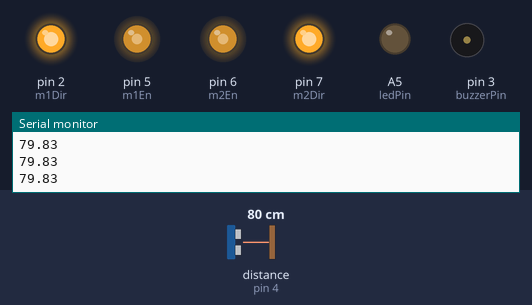
Bench run of a sketch on a simulated Arduino Nano, built with avr-gcc and run on an emulated ATmega328P. On the bench: output pins drawn as LEDs (lit = HIGH), buzzer (waves = sounding, pin HIGH), the last lines printed to the serial monitor. Wiring (inferred from the names in the program): ultrasonic range finder: trigger pin 8; echo pin 4. Dashed ring = blinking. The inputs (shaded band) are chosen by the test bench; at power-on: distance to the obstacle (sensor on pin 4) 80 cm. The echo pulse lasts 58.3 µs per cm; pins used as bus, display or sensor lines are not drawn.

Above: at 1.2 s.
1.3 s: distance to the obstacle (sensor on pin 4) set to 17 cm
2.8 s: distance to the obstacle (sensor on pin 4) set to 13 cm
At 3.08 s:
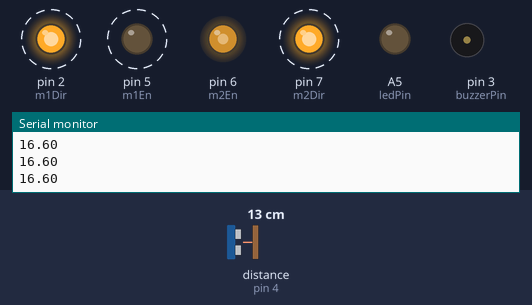
5.8 s: distance to the obstacle (sensor on pin 4) set to 18 cm
At 7.1 s:
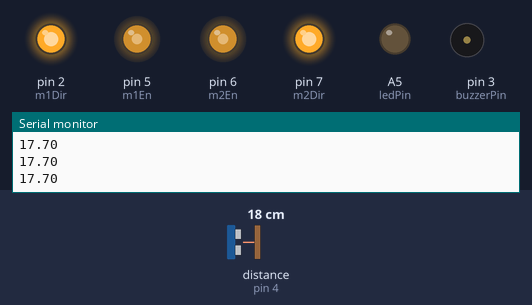
7.5 s: distance to the obstacle (sensor on pin 4) set to 2 cm
At 7.58 s:
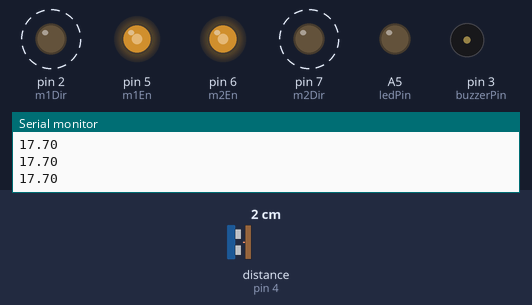
Timing chart, 0 to 11.5 s (numbered marks = the images above; inputs shaded):
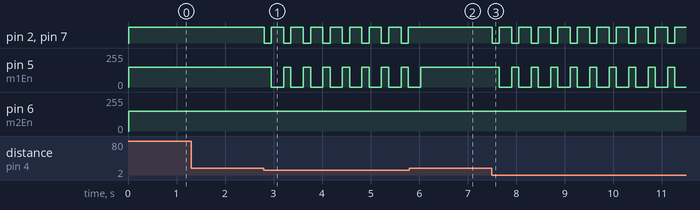

Measured:
- the behaviour switches between 16 and 15 cm on distance to the obstacle (sensor on pin 4) (found by bisection; images 0 and 1)
- after the input at 2.8 s, pin 2 (m1Dir), pin 7 (m2Dir): alternates HIGH for 0.25 s and LOW for 0.15 s, starting at once; pin 5 (m1En): alternates 150/255 for 0.15 s and 0/255 for 0.25 s, starting after 0.16 s
- after the input at 5.8 s, pin 2 (m1Dir), pin 7 (m2Dir): stops changing and stays HIGH; pin 5 (m1En): goes on until 6.0 s, then stays 150/255
- after the input at 7.5 s, pin 2 (m1Dir), pin 7 (m2Dir): alternates HIGH for 0.25 s and LOW for 0.15 s, starting at once; pin 5 (m1En): alternates 150/255 for 0.15 s and 0/255 for 0.25 s, starting after 0.16 s

The sketch:

Obstructing_Example.ino
```cpp
#include <dmoto.h>
dmoto obstacle;

void setup()
{
  Serial.begin(9600);

  obstacle.pinSet();
  obstacle.Stop();
}

void loop() {
  Serial.println(obstacle.distance());


  if (obstacle.distance() < 15)
  {
   obstacle.Backward(150);
    delay(150);
  obstacle.Right(0,150);
    delay(250);
  }
  else
  { obstacle.Forward(150);
  }

}
```

dmoto.cpp
```cpp
#include "dmoto.h"
void dmoto::pinSet(void)
{
  pinMode(m1Dir, OUTPUT);
  pinMode(m2Dir, OUTPUT);
  pinMode(m1En , OUTPUT);
  pinMode(m2En, OUTPUT);
  pinMode(ledPin, OUTPUT);
  pinMode(buzzerPin, OUTPUT);
  pinMode(echoPin, INPUT);
  pinMode(trigPin, OUTPUT);
  pinMode(ldrRight, INPUT);
  pinMode(ldrLeft, INPUT);
  pinMode(Sensor1, INPUT);
  pinMode(Sensor2, INPUT);
  pinMode(Sensor3, INPUT);

}
float dmoto::distance(void)
{
  digitalWrite(trigPin, LOW);
  delayMicroseconds(5);
  digitalWrite(trigPin, HIGH);
  delayMicroseconds(10);
  digitalWrite(trigPin, LOW);
  long duration = pulseIn(echoPin, HIGH);
  return (duration / 2) / 29.1;

}

float dmoto::LdrRightValue(void)
{
  return analogRead(ldrRight);
}

float dmoto::LdrLeftValue(void)
{
  return analogRead(ldrLeft);
}


void dmoto::Forward(int pwm)
{
  digitalWrite(m1Dir, HIGH);
  analogWrite(m1En, pwm);
  digitalWrite(m2Dir, HIGH);
  analogWrite(m2En, pwm);


}

void dmoto::Backward(int pwm)
{
  digitalWrite(m1Dir, LOW);
  analogWrite(m1En, pwm);
  digitalWrite(m2Dir, LOW);
  analogWrite(m2En, pwm);

}

void dmoto::Stop(void)
{
  digitalWrite(m1Dir, LOW);
  analogWrite(m1En, 0);
  digitalWrite(m2Dir, LOW);
  analogWrite(m2En, 0);

}
void dmoto::Right(int pwm1,int pwm2)
{
  digitalWrite(m1Dir, HIGH);
  analogWrite(m1En, pwm1);
  digitalWrite(m2Dir, HIGH);
  analogWrite(m2En, pwm2);

}
void dmoto::Left(int pwm1,int pwm2)
{
  digitalWrite(m1Dir, HIGH);
  analogWrite(m1En, pwm1);
  digitalWrite(m2Dir, HIGH);
  analogWrite(m2En, pwm2);

}
void dmoto::BackRight(int pwm1,int pwm2)
{
  digitalWrite(m1Dir, LOW);
  analogWrite(m1En, pwm1);
  digitalWrite(m2Dir, LOW);
  analogWrite(m2En, pwm2);

}
void dmoto::BackLeft(int pwm1,int pwm2)
{
  digitalWrite(m1Dir, LOW);
  analogWrite(m1En, pwm1);
  digitalWrite(m2Dir, LOW);
  analogWrite(m2En, pwm2);

}


bool dmoto::sensor1(void)
{
  return digitalRead(Sensor1);
}
bool dmoto::sensor2(void)
{
  return digitalRead(Sensor2);
}
bool dmoto::sensor3(void)
{
  return digitalRead(Sensor3);
}
```

dmoto.h
```cpp
#ifndef dmoto_h
#define dmoto_h
#if (ARDUINO >= 100)
#include "Arduino.h"
#else
#include "WProgram.h"
#endif
#include <RF24.h>
#include <SPI.h>
#include <nRF24L01.h>
#define m1Dir 2
#define m1En 5
#define m2Dir 7
#define m2En 6
#define echoPin 4
#define trigPin 8
#define ledPin A5
#define ldrRight A6
#define ldrLeft A7
#define buzzerPin 3
#define Sensor1 A0
#define Sensor2 A1
#define Sensor3 A2
#define Sensor4 A3
#define Sensor5 A4
#define nrfCE 9
#define nrfCSN 10
#define btStatePin 9
#define btEnablePin 10

class dmoto
{
  public:
    void pinSet(void);
    void Forward(int);
    float distance(void);
    void Backward(int);
    void Right(int, int);
    void Left(int, int);
    void BackRight(int, int);
    void BackLeft(int, int);
    void Stop(void);
    float LdrRightValue(void);
    float LdrLeftValue(void);
    bool sensor1(void);
    bool sensor2(void);
    bool sensor3(void);
  private:
};
#endif
```
